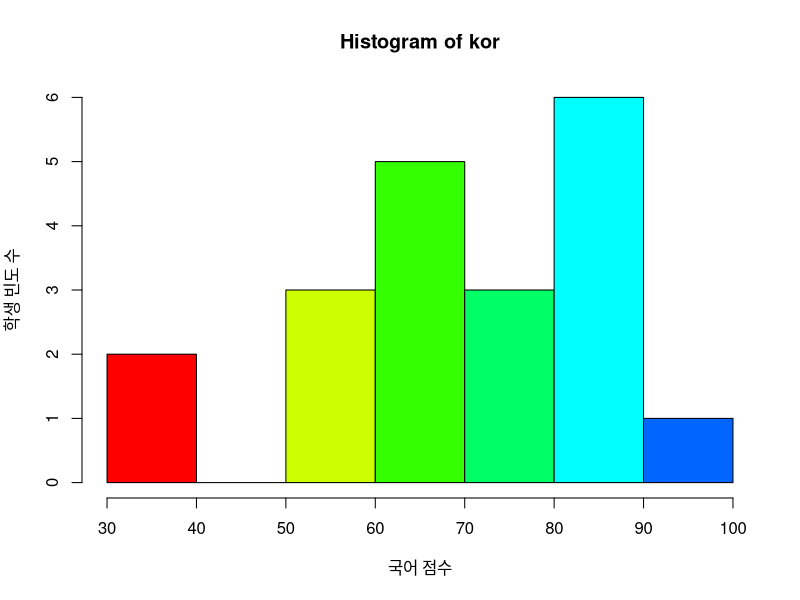
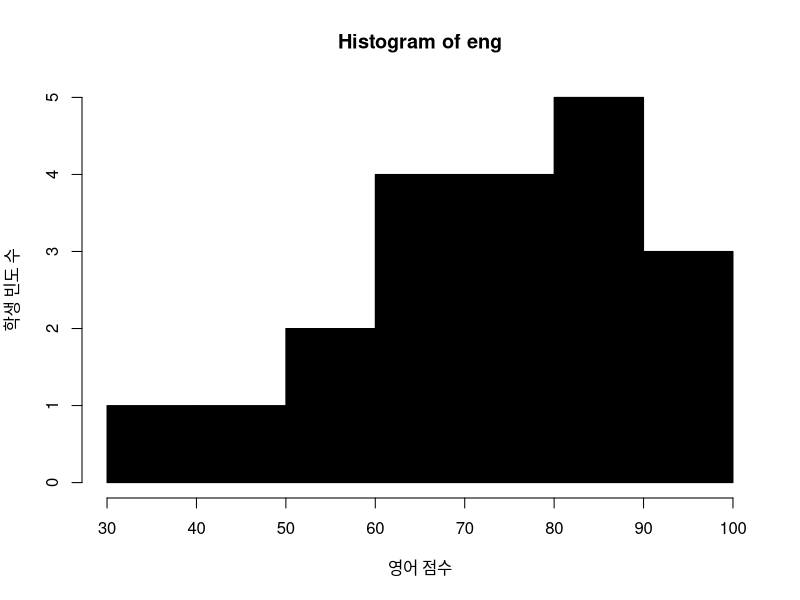
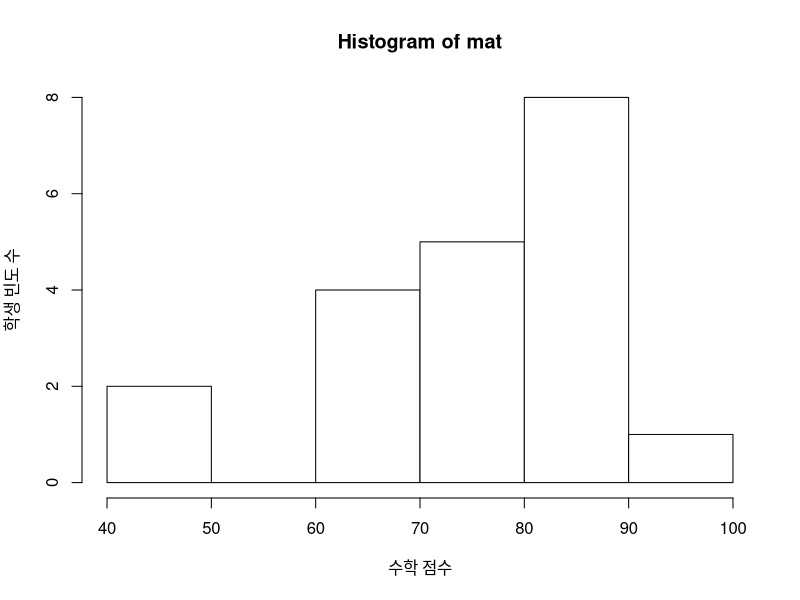

Write R code to recreate these figures, in order. (Note: this script raises an error after producing the figures.)
# 학생별 평균, 반 평균, 학생들의 평균 점수 중 최대 평균 점수, 최저 평균점수 구하시오
kor <- c(80, 90, 70, 65, 55, 30, 60, 90, 88, 100, 76, 30, 55, 61, 89, 68, 78, 70, 88, 82)
eng <- c(70, 95, 88, 75, 55, 42, 66, 89, 95, 98, 88, 35, 60, 68, 90, 70, 75, 80, 78, 88)
mat <- c(88, 90, 86, 80, 62, 50, 65, 84, 88, 92, 80, 45, 66, 77, 89, 80, 80, 85, 70, 90)

#combine으로 수를 변수에 저장하면 순서도 인식(?)해서 합계나 평균 시 차례로 계산 
total <- kor + eng + mat
avg <- total / 3
print(avg, digits =3)

classAvg <- sum(avg) /20
print(classAvg, digit =3)

maxAvg <- max(avg)
minAvg <- min(avg)
print(maxAvg, digit =3)
print(minAvg, digit =3)



#국어, 영어, 수학의 히스토그램
kor <- c(80, 90, 70, 65, 55, 30, 60, 90, 88, 100, 76, 30, 55, 61, 89, 68, 78, 70, 88, 82)
eng <- c(70, 95, 88, 75, 55, 42, 66, 89, 95, 98, 88, 35, 60, 68, 90, 70, 75, 80, 78, 88)
mat <- c(88, 90, 86, 80, 62, 50, 65, 84, 88, 92, 80, 45, 66, 77, 89, 80, 80, 85, 70, 90)

hist(kor, col = rainbow(10), xlab = "국어 점수", ylab = "학생 빈도 수")
hist(eng, col = gray(0), xlab = "영어 점수", ylab = "학생 빈도 수")
hist(mat, col = gray(1), xlab = "수학 점수", ylab = "학생 빈도 수")




#1년 총 강우량, 가장 많이 온 달, 비가 가장 적게 온 달 출력
rain <- c(100, 50, 150, 120, 80, 300, 600, 300, 200, 100, 70, 100)

yearRain <- sum(rain)
print(yearRain)

maxMonth <- which.max(rain)
cat(maxMonth, "월")

minMonth <- which.min(rain)
cat(minMonth, "월")



#두 사람의 나이 차이 
birth1 <- ymd("19950518")
birth2 <- ymd("19921214")
diffBirth <- interval(birth1, birth2)
diffAge <- as.period(diffBirth, unit="years")
print(diffAge)
